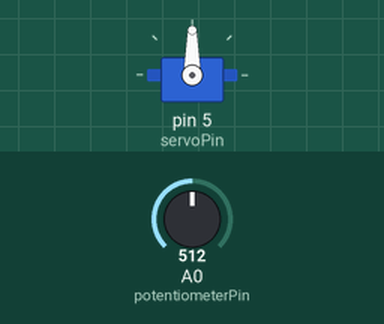
Bench run of a sketch on a simulated Arduino Uno, built with avr-gcc and run on an emulated ATmega328P. Shown: servo. Inputs (shaded band) come from the test bench; at power-on: A0 (potentiometerPin) = 512.

Above: at 1.2 s.
1.3 s: A0 (potentiometerPin) set to 716
At 2.5 s:
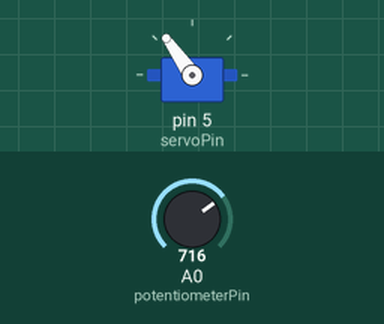
2.8 s: A0 (potentiometerPin) set to 900
At 3.7 s:
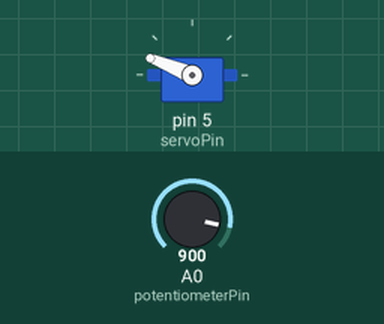
4.3 s: A0 (potentiometerPin) set to 1023
At 4.8 s:
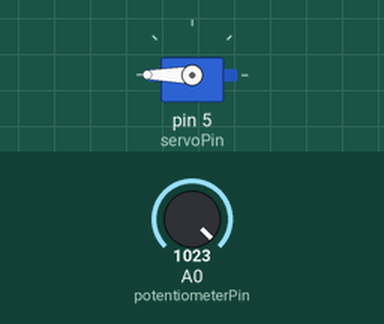
5.8 s: A0 (potentiometerPin) set to 306
At 7.0 s:
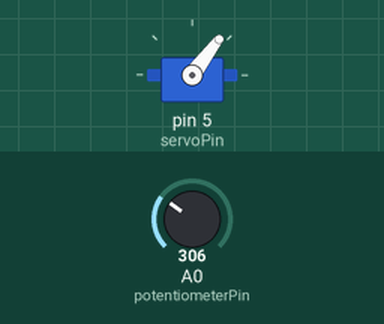
7.3 s: A0 (potentiometerPin) set to 122
At 8.3 s:
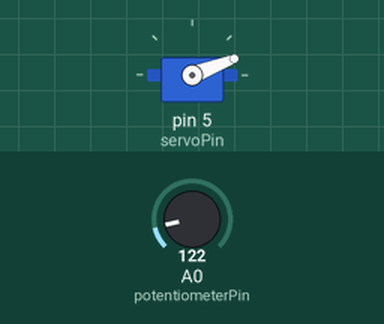
Timing chart, 0 to 9.8 s (numbered marks = the images above; inputs shaded):
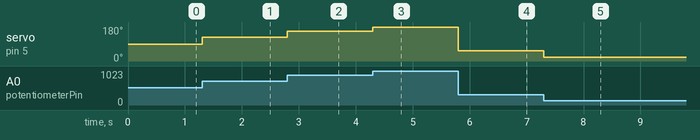

The sketch:

PotentiometerServo.ino
```cpp
#include <Servo.h>

Servo servoMotor; // Servo motor object
int servoPin = 5; // Servo motor pin

int potentiometerPin = A0; // Potetiometer pin
int potentiometerValue = 0; // Resistance value

int angle = 0; // The position of the servo arm


void setup() {
  servoMotor.attach(servoPin);
  //Serial.begin(9600);
}

void loop() {
  potentiometerValue = analogRead(potentiometerPin); // Read the analogue pin
  angle = map(potentiometerValue, 0, 1023, 0, 180); // map input to numbers between 0 and 180
  servoMotor.write(angle); // Write the servo based on the mapped value
  /*
  Serial.print("Potentiometer Value: ");
  Serial.println(potentiometerValue);
  Serial.print("Angle Value: ");
  Serial.println(angle);
  */

}
```

Measured:
- after the input at 1.3 s, servo on pin 5 (servoPin): 90° → 125° at once
- after the input at 2.8 s, servo on pin 5 (servoPin): 125° → 158° at once
- after the input at 4.3 s, servo on pin 5 (servoPin): 158° → 180° at once
- after the input at 5.8 s, servo on pin 5 (servoPin): 180° → 53° at once
- after the input at 7.3 s, servo on pin 5 (servoPin): 53° → 21° at once
